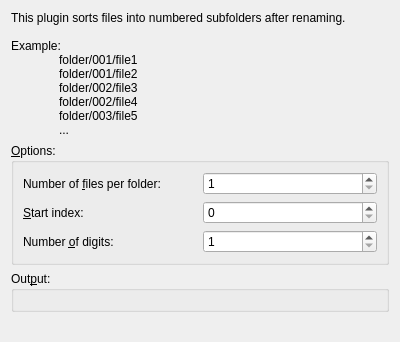
<?xml version="1.0" encoding="UTF-8"?>
<ui version="4.0">
 <class>DirSortPluginWidget</class>
 <widget class="QWidget" name="DirSortPluginWidget">
  <property name="geometry">
   <rect>
    <x>0</x>
    <y>0</y>
    <width>400</width>
    <height>342</height>
   </rect>
  </property>
  <layout class="QVBoxLayout" name="verticalLayout_2">
   <item>
    <widget class="QLabel" name="label">
     <property name="text">
      <string>This plugin sorts files into numbered subfolders after renaming.

Example:
	folder/001/file1
	folder/001/file2
	folder/002/file3
	folder/002/file4
	folder/003/file5
	...</string>
     </property>
    </widget>
   </item>
   <item>
    <widget class="QGroupBox" name="groupBox">
     <property name="title">
      <string>&amp;Options:</string>
     </property>
     <layout class="QGridLayout" name="gridLayout">
      <item row="0" column="0">
       <widget class="QLabel" name="label_2">
        <property name="text">
         <string>Number of &amp;files per folder:</string>
        </property>
        <property name="buddy">
         <cstring>spinFiles</cstring>
        </property>
       </widget>
      </item>
      <item row="0" column="1">
       <widget class="QSpinBox" name="spinFiles">
        <property name="minimum">
         <number>1</number>
        </property>
        <property name="maximum">
         <number>65000</number>
        </property>
       </widget>
      </item>
      <item row="1" column="0">
       <widget class="QLabel" name="label_3">
        <property name="text">
         <string>&amp;Start index:</string>
        </property>
        <property name="buddy">
         <cstring>spinStart</cstring>
        </property>
       </widget>
      </item>
      <item row="1" column="1">
       <widget class="QSpinBox" name="spinStart">
        <property name="maximum">
         <number>65000</number>
        </property>
       </widget>
      </item>
      <item row="2" column="0">
       <widget class="QLabel" name="label_4">
        <property name="text">
         <string>Number &amp;of digits:</string>
        </property>
        <property name="buddy">
         <cstring>spinDigits</cstring>
        </property>
       </widget>
      </item>
      <item row="2" column="1">
       <widget class="QSpinBox" name="spinDigits">
        <property name="minimum">
         <number>1</number>
        </property>
        <property name="maximum">
         <number>255</number>
        </property>
       </widget>
      </item>
     </layout>
    </widget>
   </item>
   <item>
    <widget class="QGroupBox" name="groupBox_2">
     <property name="title">
      <string>Out&amp;put:</string>
     </property>
     <layout class="QVBoxLayout" name="verticalLayout">
      <item>
       <widget class="KUrlRequester" name="outputUrl"/>
      </item>
     </layout>
    </widget>
   </item>
   <item>
    <spacer name="verticalSpacer">
     <property name="orientation">
      <enum>Qt::Vertical</enum>
     </property>
     <property name="sizeHint" stdset="0">
      <size>
       <width>20</width>
       <height>83</height>
      </size>
     </property>
    </spacer>
   </item>
  </layout>
 </widget>
 <customwidgets>
  <customwidget>
   <class>KUrlRequester</class>
   <extends>QFrame</extends>
   <header>kurlrequester.h</header>
  </customwidget>
 </customwidgets>
 <resources/>
 <connections/>
</ui>
